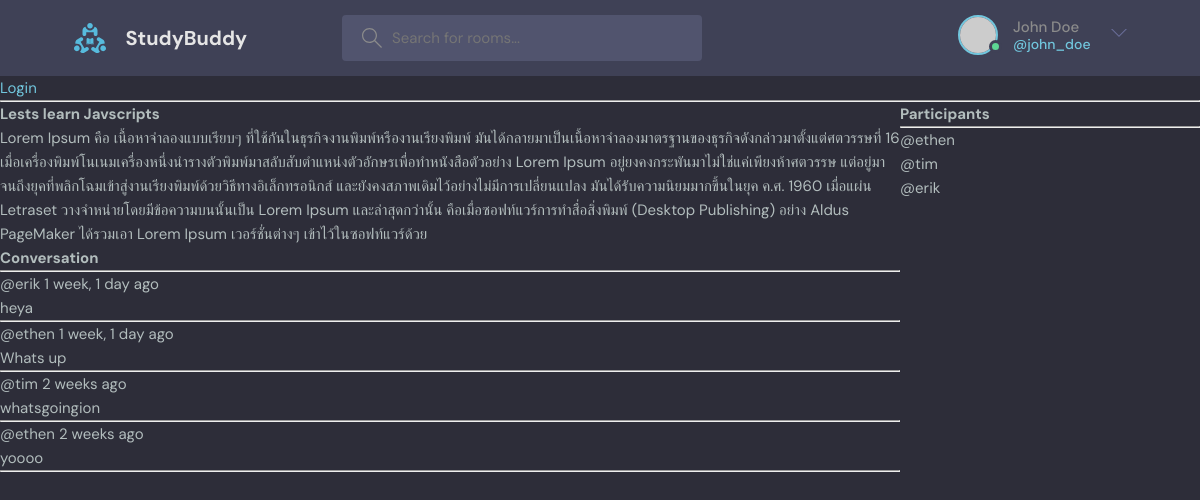
The page /room/1/ on the database its author committed.
### base/models.py (models this page shows, shortened)
class Room(models.Model):
    host=  models.ForeignKey(User, on_delete= models.SET_NULL, null= True)
    topic = models.ForeignKey(Topic, on_delete= models.SET_NULL, null= True)
    name = models.CharField(max_length=200)
    description = models.TextField(null=True, blank=True)
    participants = models.ManyToManyField(User, related_name='participants', blank=True)
    updated = models.DateTimeField(auto_now= True)
    created = models.DateTimeField(auto_now_add= True)
    class Meta:
          ordering = ['-updated', '-created']

class Message(models.Model):
        user = models.ForeignKey(User, on_delete=models.CASCADE)
        room = models.ForeignKey(Room, on_delete= models.CASCADE)
        body = models.TextField()
        updated = models.DateTimeField(auto_now= True)
        created = models.DateTimeField(auto_now_add= True)
        class Meta:
          ordering = ['-updated', '-created']

### base/views.py (the view, shortened to what this page needs)
# urls.py: path('room/<str:pk>/', views.room,name ="room"),
def room(request, pk):
    room = Room.objects.get(id=pk)
    room_messages = room.message_set.all().order_by('-created')
    participants = room.participants.all()
    context={'room': room,'room_messages':room_messages, 'participants':participants }
    return render(request, 'base/room.html',context)

### base/templates/base/room.html (shortened to what this page needs)
{% extends 'main.html' %}
{% block content %}
<div class = "room-container">
    <div>
  <h1>{{room.name}}</h1>
  <p>{{room.description}}</p>
  <div class="comment-wrapper">
    <h3>Conversation</h3>
    <hr />
    {% for message in room_messages %}
    <div>
        <small>@{{message.user}} {{message.created|timesince}} ago </small>
      <p>{{message.body}}</p>
      <hr />
    </div>
    {% endfor %}
  </div>
</div>
<div>
    <h3>Participants</h3>
    <hr>
    {% for user in participants %}
    <div>
        <p>@{{user.username}}</p>
    </div>
    {% endfor %}
</div>
</div>
{% endblock content %}

### static/styles/style.css (style rules this page uses)
:root { --color-main: #71c6dd; --color-main-light: #e1f6fb; --color-dark: #3f4156; --color-dark-medium: #51546e; --color-dark-light: #696d97; --color-light: #e5e5e5; --color-gray: #8b8b8b; --color-light-gray: #b2bdbd; --color-bg: #2d2d39; --color-success: #5dd693; --color-error: #fc4b0b; }
* { font-family: "DM Sans", -apple-system, BlinkMacSystemFont, "Segoe UI", Roboto, Oxygen, Ubuntu, Cantarell, "Open Sans", "Helvetica Neue", sans-serif; margin: 0; padding: 0; box-sizing: border-box; text-rendering: optimizeLegibility; font-size: inherit; }
html { font-size: 56.25%; }
@media only screen and (min-width: 1200px) { html { font-size: 62.5%; } }
body { line-height: 1.6; font-weight: 400; font-size: 1.5rem; color: var(--color-light-gray); background-color: var(--color-bg); min-height: 100vh; }

### base/templates/base/room.html (style rules this page uses)
.room-container { display:grid; grid-template-columns: 3fr 1fr; }

### rows shown on the page
Room: name "Lests learn Javscripts", description "Lorem Ipsum คือ เนื้อหาจำลองแบบเรียบๆ ที่ใช้กันในธุรกิจงานพิมพ์หรืองานเรียงพิมพ์ มันได้กลายมาเป็นเนื้อหาจำลองมาตรฐานของธุรกิจดังกล่าวมาตั้งแต่ศตวรรษที่ 16 เมื่อเครื่องพิมพ์โนเนมเครื่องหนึ่งนำรางตัวพิมพ์มาสลับสับตำแหน่งตัวอักษรเพื่อทำหนังสือตัวอย่าง Lorem Ipsum อยู่ยงคงกระพันมาไม่ใช่แค่เพียงห้าศตวรรษ แต่อยู่มาจนถึงยุคที่พลิกโฉมเข้าสู่งานเรียงพิมพ์ด้วยวิธีทางอิเล็กทรอนิกส์ และยังคงสภาพเดิมไว้อย่างไม่มีการเปลี่ยนแปลง มันได้รับความนิยมมากขึ้นในยุค ค.ศ. 1960 เมื่อแผ่น Letraset วางจำหน่ายโดยมีข้อความบนนั้นเป็น Lorem Ipsum และล่าสุดกว่านั้น คือเมื่อซอฟท์แวร์การทำสื่อสิ่งพิมพ์ (Desktop Publishing) อย่าง Aldus PageMaker ได้รวมเอา Lorem Ipsum เวอร์ชั่นต่างๆ เข้าไว้ในซอฟท์แวร์ด้วย"
Message: user "erik", created "1 week, 1 day", body "heya"
Message: user "ethen", created "1 week, 1 day", body "Whats up"
Message: user "tim", created "2 weeks", body "whatsgoingion"
Message: user "ethen", created "2 weeks", body "yoooo"

### other values the page prints
{{ user.username }} "ethen"
{{ user.username }} "tim"
{{ user.username }} "erik"
